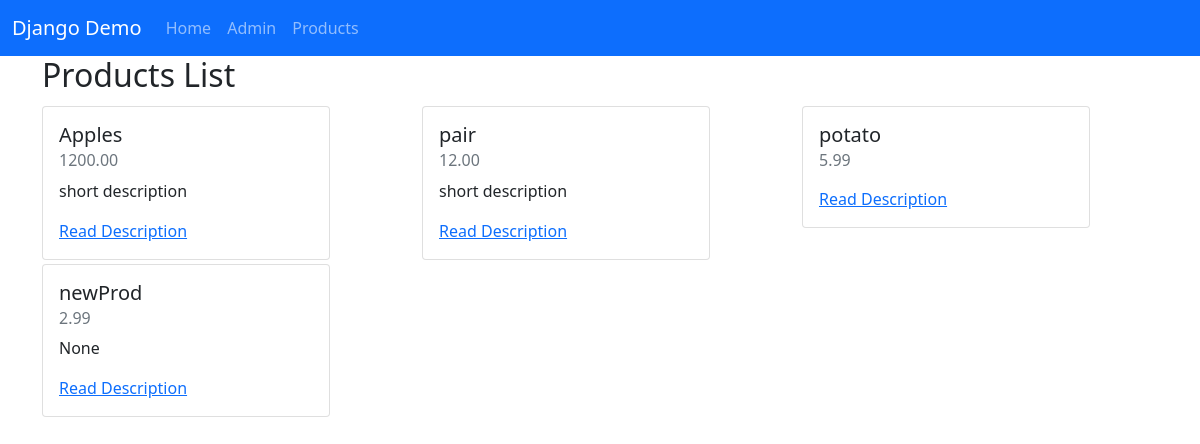
/products/, run on an earlier commit of the app's database.
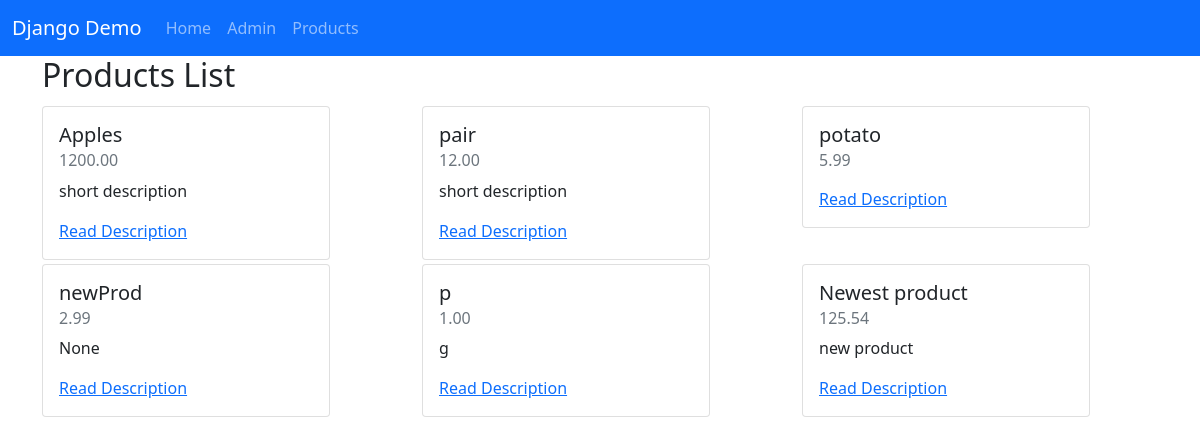
And on a later commit of the database.
### products/models.py (models this page shows, shortened)
class Product(models.Model):
    name = models.CharField(max_length=255)
    price = models.DecimalField(max_digits=10000,decimal_places=2)
    description = models.TextField()
    short = models.TextField(blank=True,null=True)

### products/views.py (the view)
# urls.py: path('',products_view,name='product_list'),
def products_view(request):
    products = {
        'products': Product.objects.all()
    }
    return render(request, 'products.html',context=products)

### templates/products.html (shortened to what this page needs)
{% extends 'base.html' %}
{% block body_content %}
<h2>Products List </h2>
  <div class="row">
  {% for product in products %}
    <div class="col-sm">
      <div id="{{ product.name }}" class="card mt-1" style="width: 18rem;">
        <div class="card-body">
          <h5 class="card-title">{{ product.name }}</h5>
          <h6 class="card-subtitle mb-2 text-muted">{{ product.price }}</h6>
          <p class="card-text">{{ product.short }}</p>
          <a href="{{ product.id }}/" class="card-link">Read Description</a>
        </div>
      </div>
    </div>
  {% endfor %}
  </div>
{% endblock %}

### templates/base.html (shortened to what this page needs)
{% load static %}
<!DOCTYPE html>
<html lang="en" dir="ltr">
  <head>
    <link href="https://cdn.jsdelivr.net/npm/bootstrap@5.0.1/dist/css/bootstrap.min.css" rel="stylesheet">
  </head>
  <body>
    {% include 'nav.html' %}
    <div class="container">
      {% block body_content %}{% endblock %}
    </div>
  </body>
</html>

### templates/nav.html (shortened to what this page needs)
<nav class="navbar navbar-expand-lg navbar-dark bg-primary">
  <div class="container-fluid">
    <a class="navbar-brand" href="/products/">Django Demo</a>
    <div class="collapse navbar-collapse" id="navbarSupportedContent">
      <ul class="navbar-nav me-auto mb-2 mb-lg-0">
        <li class="nav-item">
          <a class="nav-link" aria-current="page" href="{% url 'home' %}">Home</a>
        </li>
        <li class="nav-item">
          <a class="nav-link" href="/admin/">Admin</a>
        </li>
        <li class="nav-item">
          <a class="nav-link" href="{% url 'product_list' %}">Products</a>
        </li>
      </ul>
    </div>
  </div>
</nav>

What changed in the data, as far as the page shows it:
added Product: name "p", price "1.00", short "g"
added Product: name "Newest product", price "125.54", short "new product"
